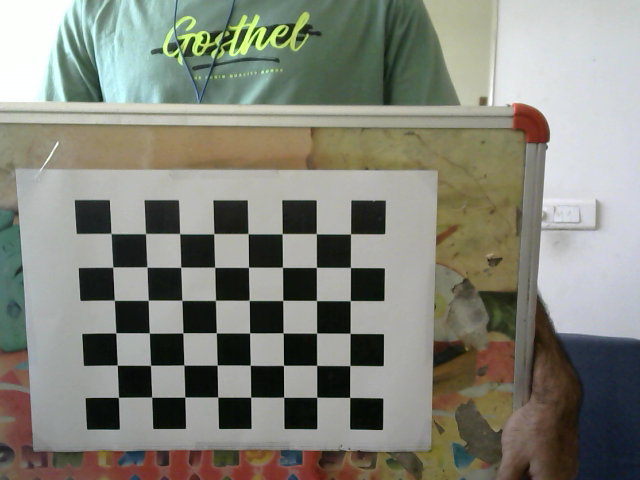
#> input picture Stereovision/Right/chessboard-R0.png, 640 x 480 px, found by its file name; its folder holds 5 pictures in this run
$ jupyter execute --allow-errors SV_Scrapbook.ipynb   (older library calls are emulated)
#> lines starting #> are read from the running program, lines starting #| are printed output that depends on the picture; pictures that were not available may be replaced by others from this repository, and a replacement may not be noted
#> `ChessImaR = cv2.imread('Right\chessboard-R' + t + '.png', 0)`:
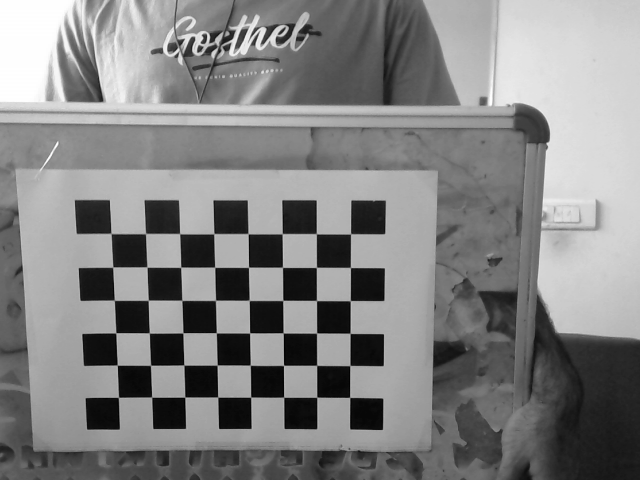
#> ChessImaR: shape (480, 640); min 0, max 255, mean 130.8
#> `retR, cornersR = cv2.findChessboardCorners(ChessImaR, (8, 6),None)`: retR = True; cornersR = 48 rows, first 8: [111.1, 233.4], [145.6, 233.6], [179.7, 233.6], [213.8, 233.6], [248.1, 233.7], [282.3, 233.7], [316.4, 233.6], [350.6, 233.8]
#> `retL, cornersL = cv2.findChessboardCorners(ChessImaL, (8, 6), None)`: retL = True; cornersL has the same summary as cornersR
#> `cornersR = cv2.cornerSubPix(ChessImaR, cornersR, (11, 11), (-1, -1), c..`: cornersR = 48 rows, first 8: [111, 233.5], [145.5, 233.6], [179.7, 233.6], [213.7, 233.7], [248.1, 233.7], [282.2, 233.7], [316.3, 233.7], [350.5, 233.8]
#> `cornersL = cv2.cornerSubPix(ChessImaL, cornersL, (11, 11), (-1, -1), c..`: cornersL has the same summary as cornersR
#> pass 2 of the loop `for i in range(0, 76):`:
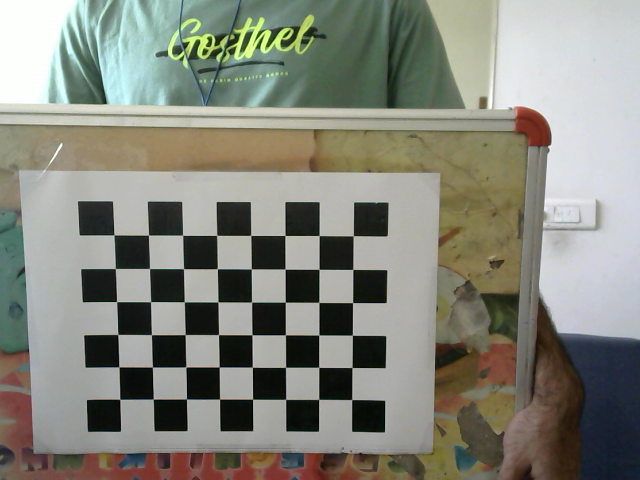
#> input picture Stereovision/Right/chessboard-R1.png, 640 x 480 px, found by its file name
#> `ChessImaR = cv2.imread('Right\chessboard-R' + t + '.png', 0)`:
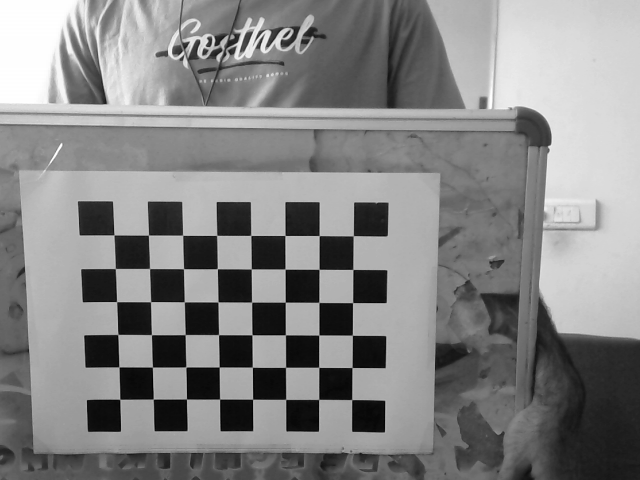
#> ChessImaR: shape (480, 640); min 0, max 255, mean 132.8
#> `retR, cornersR = cv2.findChessboardCorners(ChessImaR, (8, 6),None)`: cornersR = 48 rows, first 8: [114, 234.9], [148.4, 235], [182.6, 235.2], [216.7, 235.3], [250.8, 235.4], [284.9, 235.4], [319.3, 235.6], [353.3, 235.8]
#> `retL, cornersL = cv2.findChessboardCorners(ChessImaL, (8, 6), None)`: cornersL has the same summary as cornersR
#> `cornersR = cv2.cornerSubPix(ChessImaR, cornersR, (11, 11), (-1, -1), c..`: cornersR = 48 rows, first 8: [113.9, 234.9], [148.5, 235.1], [182.6, 235.3], [216.6, 235.4], [250.7, 235.4], [284.9, 235.5], [319.2, 235.6], [353.2, 235.7]
#> `cornersL = cv2.cornerSubPix(ChessImaL, cornersL, (11, 11), (-1, -1), c..`: cornersL has the same summary as cornersR
[cell 1]
import numpy as np
import cv2

# Filtering
kernel = np.ones((3, 3), np.uint8)

# Termination criteria
criteria = (cv2.TERM_CRITERIA_EPS + cv2.TERM_CRITERIA_MAX_ITER, 30, 0.001)
criteria_stereo = (cv2.TERM_CRITERIA_EPS + cv2.TERM_CRITERIA_MAX_ITER, 30, 0.001)

# Prepare object points
objp = np.zeros((8 * 6, 3), np.float32)
objp[:, :2] = np.mgrid[0:8, 0:6].T.reshape(-1, 2)

# Arrays to store object points and image points from all images
objpoints = []  # 3d points in real world space
imgpointsR = []  # 2d points in image plane
imgpointsL = []

# Start calibration from the camera
print('Starting calibration for the 2 cameras... ')
# Call all saved images
#> (the rest of this cell did not finish here and is left out)

[cell 2]
accumulated_verts = None
face_box = None
def append_ply_array(verts, colors):
    global accumulated_verts
    verts = verts.reshape(-1, 3)
    colors = colors.reshape(-1, 3)
    verts_new = np.hstack([verts, colors])
    if accumulated_verts is not None:
        accumulated_verts = np.vstack([accumulated_verts, verts_new])
        print(accumulated_verts)
    else:
        accumulated_verts = verts_new
        print(accumulated_verts)

[cell 3]
# Package importation
import numpy as np
import cv2
import os

kernel = np.ones((3, 3), np.uint8)

#> (the rest of this cell did not finish here and is left out)

#> (a cell that did not finish here is left out)

#> (a cell that did not finish here is left out)

#> (a cell that did not finish here is left out)

#> (a cell that did not finish here is left out)

#> (a cell that did not finish here is left out)

[cell 9]
from stl import mesh
#> (the rest of this cell did not finish here and is left out)

[cell 10]
# End the Programme
if cv2.waitKey(0) & 0xFF == ord(' '):
#> (key Esc is pressed here)
